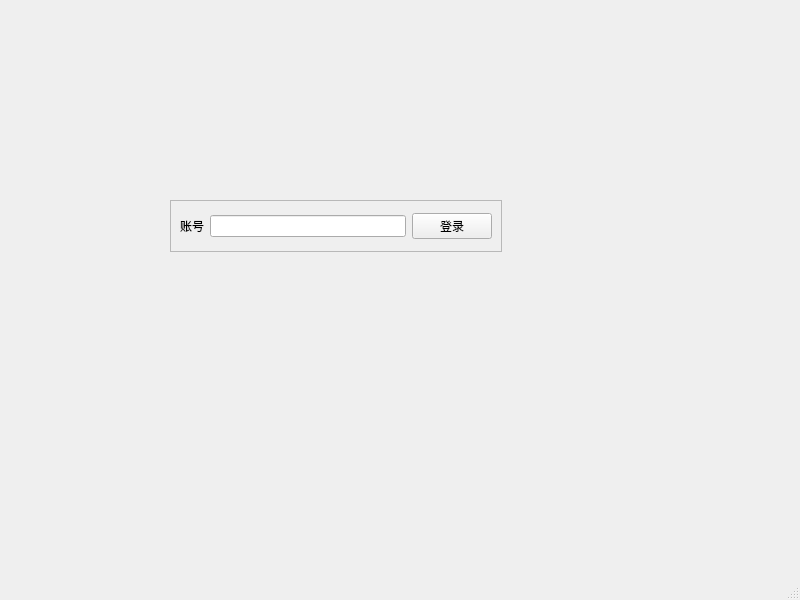
<?xml version="1.0" encoding="UTF-8"?>
<ui version="4.0">
 <class>MainWindow</class>
 <widget class="QMainWindow" name="MainWindow">
  <property name="geometry">
   <rect>
    <x>0</x>
    <y>0</y>
    <width>800</width>
    <height>600</height>
   </rect>
  </property>
  <property name="windowTitle">
   <string>MainWindow</string>
  </property>
  <widget class="QWidget" name="centralwidget">
   <widget class="QFrame" name="frame">
    <property name="geometry">
     <rect>
      <x>170</x>
      <y>200</y>
      <width>332</width>
      <height>52</height>
     </rect>
    </property>
    <property name="frameShape">
     <enum>QFrame::StyledPanel</enum>
    </property>
    <property name="frameShadow">
     <enum>QFrame::Raised</enum>
    </property>
    <layout class="QHBoxLayout" name="horizontalLayout">
     <item>
      <widget class="QLabel" name="label">
       <property name="text">
        <string>账号</string>
       </property>
      </widget>
     </item>
     <item>
      <widget class="QLineEdit" name="lineEdit"/>
     </item>
     <item>
      <widget class="QPushButton" name="pushButton">
       <property name="text">
        <string>登录</string>
       </property>
      </widget>
     </item>
    </layout>
   </widget>
  </widget>
  <widget class="QMenuBar" name="menubar">
   <property name="geometry">
    <rect>
     <x>0</x>
     <y>0</y>
     <width>800</width>
     <height>26</height>
    </rect>
   </property>
  </widget>
  <widget class="QStatusBar" name="statusbar"/>
 </widget>
 <resources/>
 <connections/>
</ui>
